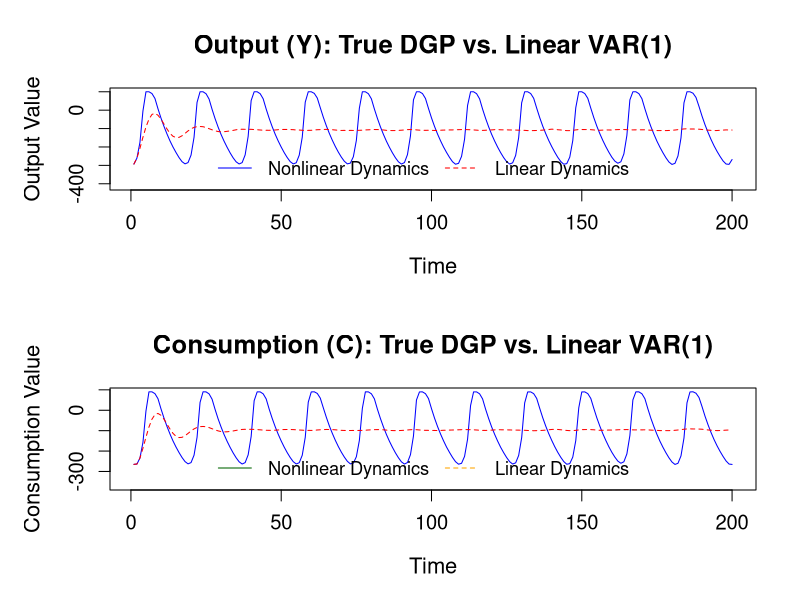
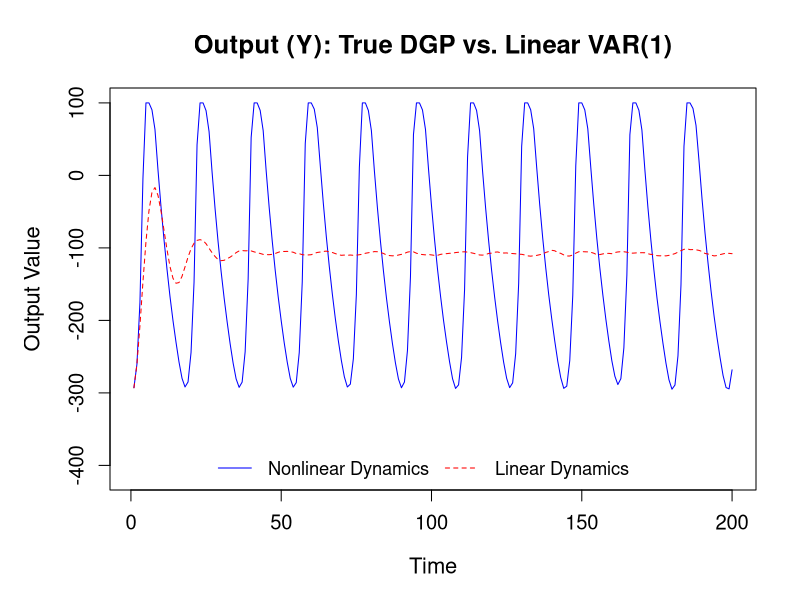

Source code (R) for these figures, in order:
#Command line arguments
args<-commandArgs(TRUE)

library(mvtnorm)

#Samuelson 1939/Hicks 1950
# =====================================================================
# --- 1. Define Parameters (SM39 Bivariate System) ---
# =====================================================================
y_max <- 100   
I_min <- -50
c_param <- 0.9
beta_param <- 2

p <- 1 # 1 lag in the system

Burn_In <- 600     # Discard transient phase
Num_Obs <- 300     # Periods to plot/analyze
Total_Sim <- Burn_In + Num_Obs

# Multivariate Shock Covariance Matrix
eps <- 0.05
sigma <- matrix(c(eps, 0.00,  
                    0.00, eps), 
                  nrow = 2, byrow = TRUE)

# =====================================================================
# --- 2. SINGLE REALIZATION & PLOTTING ---
# =====================================================================
set.seed(42) 

# Generate correlated multivariate shocks
shocks <- t(rmvnorm(Total_Sim + p-1 , mean = c(0, 0), sigma = sigma))

y_full <- numeric(Total_Sim + p)
c_full <- numeric(Total_Sim + p)

# Initial conditions
y_full[1] <- 0
c_full[1] <- 0

 

# Simulate True Bivariate Nonlinear DGP
for (t in (p+1):(Total_Sim + p)) {

  c_full[t] <- c_param*y_full[t-1] + shocks[2, t-1]
  I_tilde <- beta_param*(c_full[t]-c_full[t-1])
  y_full[t] <- min(max(I_tilde,I_min) + c_full[t] + shocks[1, t-1], y_max)  
  
}

series_y <- ts(y_full[(Burn_In + p + 1):(Total_Sim + p)])
series_c <- ts(c_full[(Burn_In + p + 1):(Total_Sim + p)])

# Estimate Linear VAR(1) Model
d1 <- ts.intersect(series_y, series_c, L1.y=stats::lag(series_y,-1), L1.c=stats::lag(series_c,-1))
r1 <- lm(series_y ~ L1.y + L1.c, data = d1)
r2 <- lm(series_c ~ L1.y + L1.c, data = d1)

# Extract Coefficients
c_y  <- coef(r1)["(Intercept)"]
b_yy <- coef(r1)["L1.y"]
b_yc <- coef(r1)["L1.c"]

c_c  <- coef(r2)["(Intercept)"]
b_cy <- coef(r2)["L1.y"]
b_cc <- coef(r2)["L1.c"]

# Simulate Linear Bivariate Forecast after Burn-in Period (with Concurrent Noise)
y_lin <- numeric(Num_Obs)
c_lin <- numeric(Num_Obs)
y_lin[1] <- series_y[1] 
c_lin[1] <- series_c[1]

for (t in (p+1):Num_Obs) {
  # use the same (linearized) shocks as the DGP
  y_lin[t] <- c_y + b_yy*y_lin[t-1] + b_yc*c_lin[t-1] + shocks[1, Burn_In+p + t-1]+ (1+beta_param)*shocks[2, Burn_In+p + t-1]
  c_lin[t] <- c_c + b_cy*y_lin[t-1] + b_cc*c_lin[t-1] + shocks[2, Burn_In+p + t-1]
}

# Plotting
png(paste("~/Desktop/New_Plots/SM39_Bivariate_Plot_HD_c=",c_param,".png",sep=""), width = 2500, height = 3000, res = 300)
par(mfrow = c(2, 1), mar = c(5, 5, 4, 2), cex = 1.1, cex.main = 1.4, cex.lab = 1.2, cex.axis = 1.1) 

Zoom_Window <- 1:200

series_y_zoom <- as.numeric(series_y)[Zoom_Window]
series_c_zoom <- as.numeric(series_c)[Zoom_Window]
y_lin_zoom <- y_lin[Zoom_Window]
c_lin_zoom <- c_lin[Zoom_Window]

# ==========================================================
# Plot 1: Output Dynamics (Nonlinear vs Linear)
# ==========================================================
y_range_out <- range(c(series_y_zoom, y_lin_zoom), na.rm = TRUE)
y_range_out[1] <- y_range_out[1] - diff(y_range_out) * 0.30 

plot(Zoom_Window,series_y_zoom, type="l", col="blue", lwd=1, ylim=y_range_out,
     ylab = "Output Value", xlab = "Time", main = "Output (Y): True DGP vs. Linear VAR(1)")
lines(Zoom_Window,y_lin_zoom, col="red", lwd=1, lty=2)

legend("bottom", legend=c("Nonlinear Dynamics", "Linear Dynamics"), 
       col=c("blue", "red"), lty=c(1, 2), lwd=1, horiz=TRUE, bty="n", cex=1)

# ==========================================================
# Plot 2: Consumption Dynamics (Nonlinear vs Linear)
# ==========================================================
y_range_cons <- range(c(series_c_zoom, c_lin_zoom), na.rm = TRUE)
y_range_cons[1] <- y_range_cons[1] - diff(y_range_cons) * 0.30

plot(Zoom_Window,series_c_zoom, type="l", col="blue", lwd=1, ylim=y_range_cons,
     ylab = "Consumption Value", xlab = "Time", main = "Consumption (C): True DGP vs. Linear VAR(1)")
lines(Zoom_Window,c_lin_zoom, col="red", lwd=1, lty=2) 

legend("bottom", legend=c("Nonlinear Dynamics", "Linear Dynamics"), 
       col=c("darkgreen", "orange"), lty=c(1, 2), lwd=1, horiz=TRUE, bty="n", cex=1)

dev.off()





# Plotting
png(paste("~/Desktop/New_Plots/SM39_Bivariate_Plot_HD_c=",c_param,".png",sep=""), width = 2500, height = 1800, res = 300)
par(mar = c(5, 5, 4, 2), cex = 1.1, cex.main = 1.4, cex.lab = 1.2, cex.axis = 1.1)

Zoom_Window <- 1:200

series_y_zoom <- as.numeric(series_y)[Zoom_Window]
y_lin_zoom <- y_lin[Zoom_Window]

# Output Dynamics (Nonlinear vs Linear)
y_range_out <- range(c(series_y_zoom, y_lin_zoom), na.rm = TRUE)
y_range_out[1] <- y_range_out[1] - diff(y_range_out) * 0.30

plot(Zoom_Window, series_y_zoom, type="l", col="blue", lwd=1, ylim=y_range_out,
     ylab = "Output Value", xlab = "Time", main = "Output (Y): True DGP vs. Linear VAR(1)")
lines(Zoom_Window, y_lin_zoom, col="red", lwd=1, lty=2)

legend("bottom", legend=c("Nonlinear Dynamics", "Linear Dynamics"),
       col=c("blue", "red"), lty=c(1, 2), lwd=1, horiz=TRUE, bty="n", cex=1)

dev.off()
